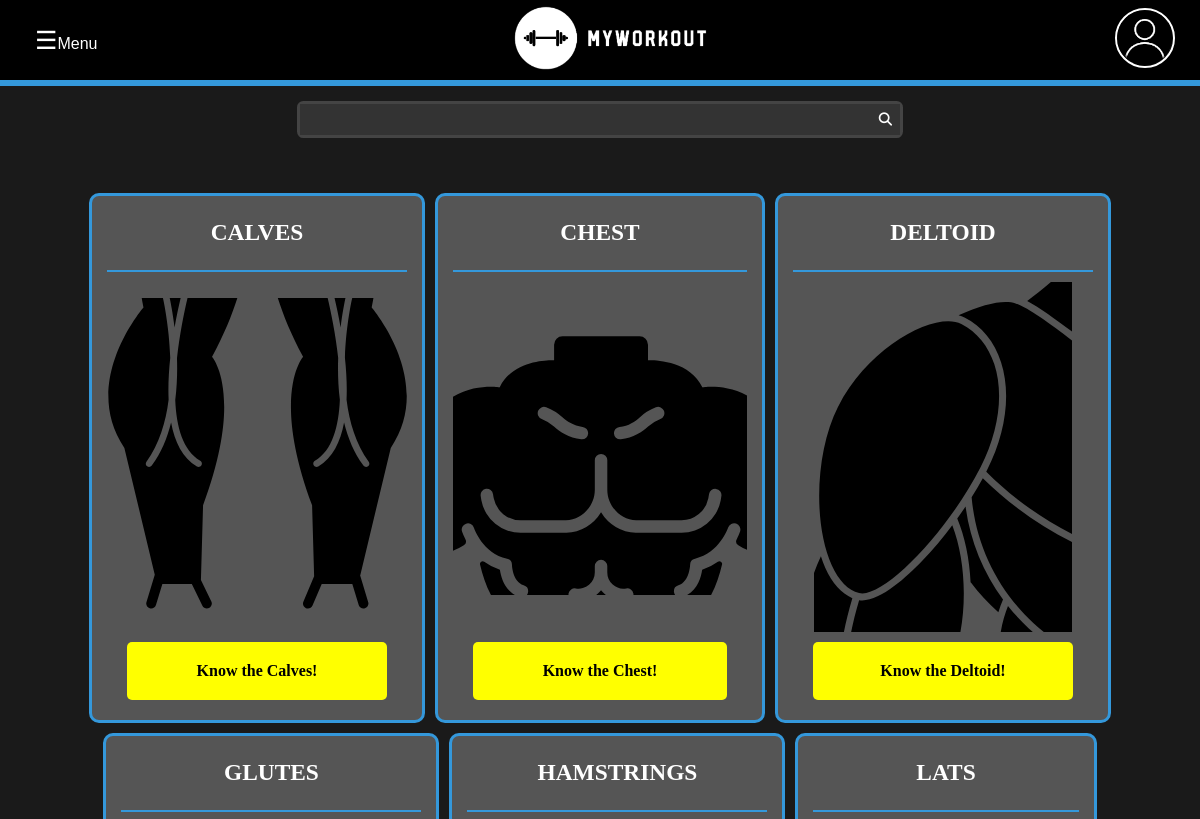
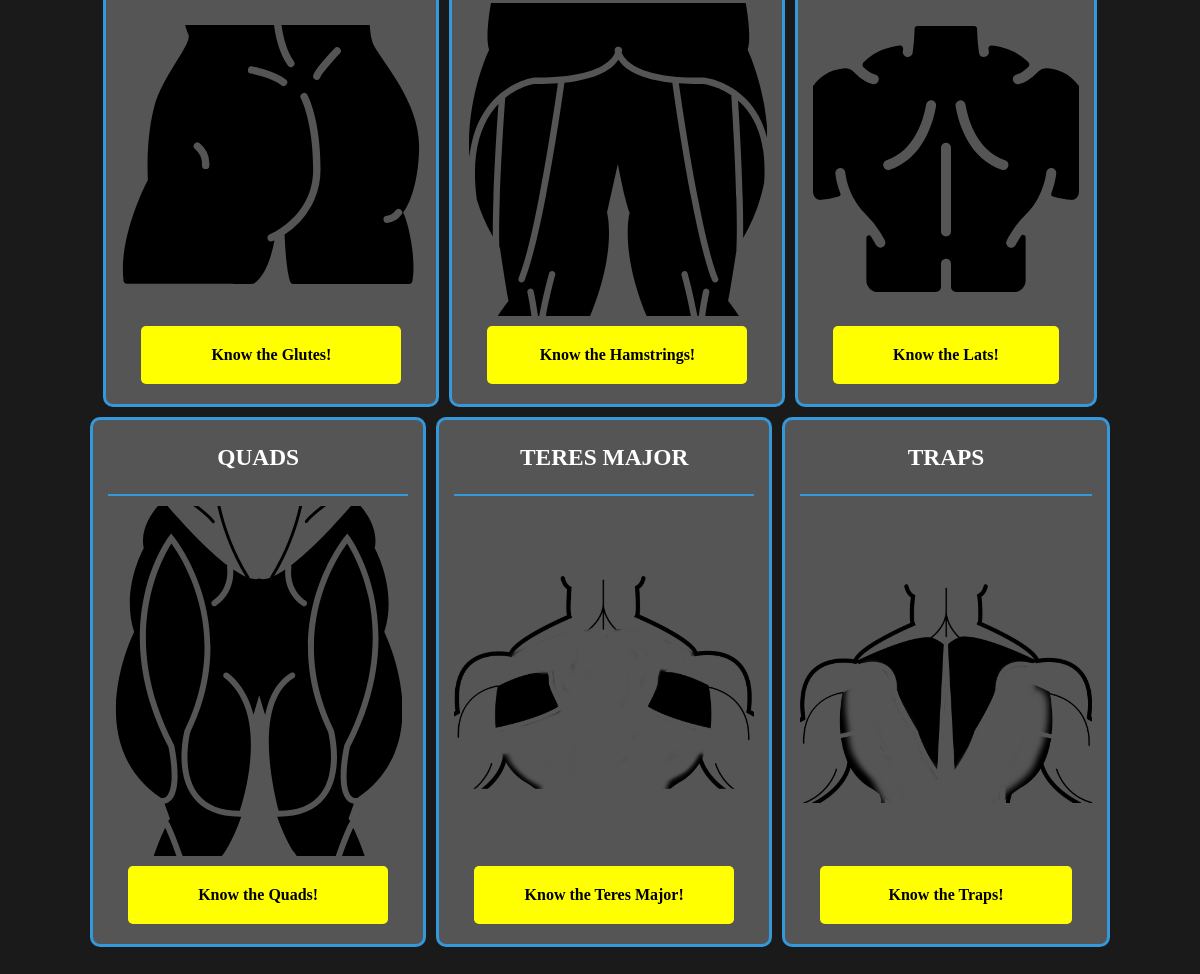
/workout/muscles/, run on an earlier commit of the app's database (2 pictures, top to bottom).
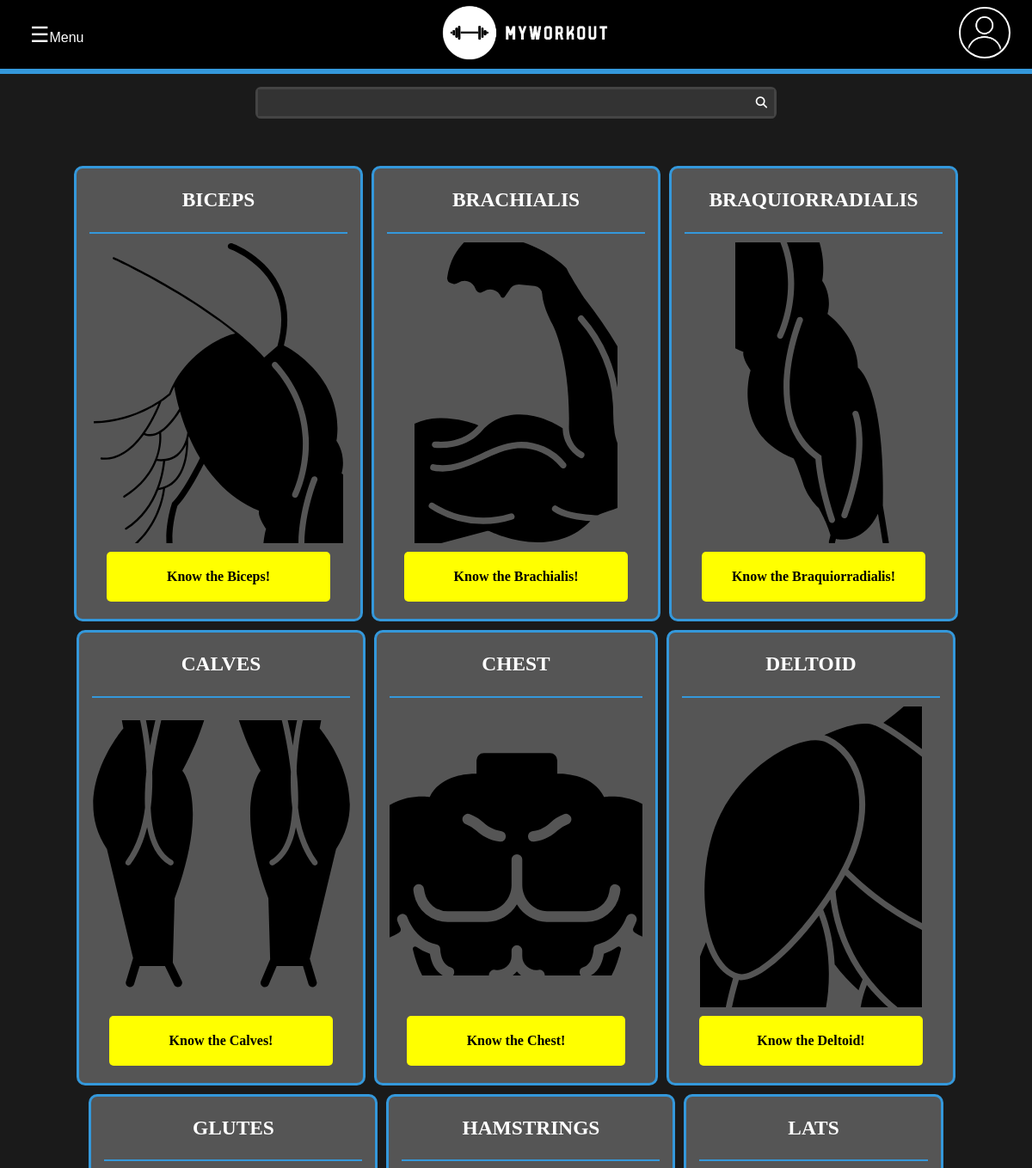
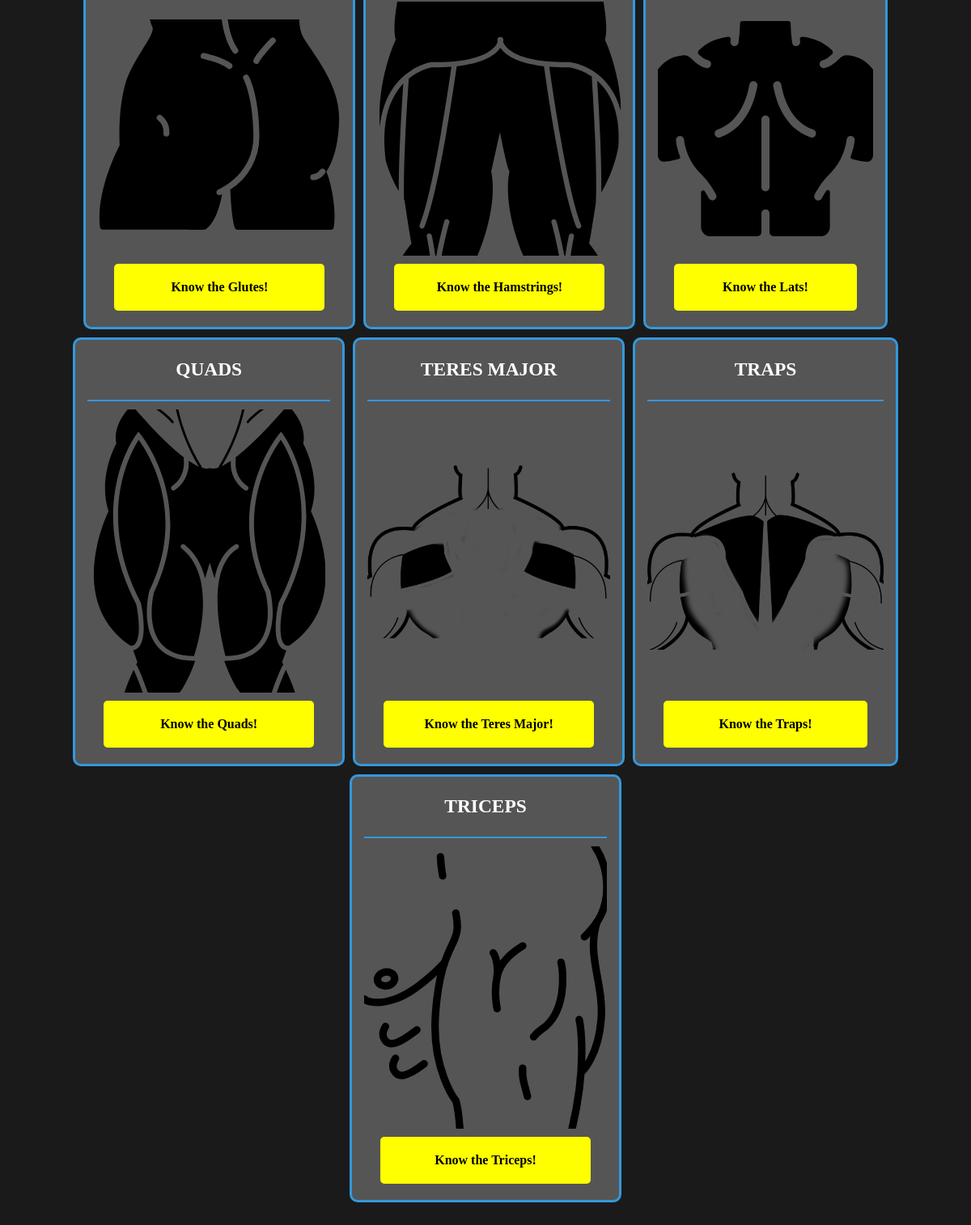
And on a later commit of the database (2 pictures, top to bottom).
### workout/models.py (models this page shows, shortened)
class Muscle(models.Model):
    name = models.CharField("Muscle name", max_length=50)
    scientific_name = models.CharField("Correct name", max_length=100,
                                       default="", blank=True)
    action = models.ManyToManyField("BioMovimentType")
    joints = models.ManyToManyField("Joint")
    origin = models.ManyToManyField("Bone", related_name="bone_origin")
    insertion = models.ManyToManyField("Bone", related_name="bone_insertions")
    cover = models.FileField(upload_to="images/muscles/%Y/%m/%d/", validators=[
        FileExtensionValidator(['svg'])
    ], blank=True)
    description = models.TextField("Some description of the muscle",
                                   blank=True)
    class Meta:
        ordering = ['name']

class MuscleGroup(Muscle):
    origins = models.ManyToManyField("Muscle", verbose_name="Heads (origins)",
                                     related_name="muscle_origins", blank=True)
    slug = models.CharField(blank=True, max_length=50)
    class Meta:
        ordering = ['name']

class Muscle(models.Model):
    name = models.CharField("Muscle name", max_length=50)
    scientific_name = models.CharField("Correct name", max_length=100,
                                       default="", blank=True)
    action = models.ManyToManyField("BioMovimentType")
    joints = models.ManyToManyField("Joint")
    origin = models.ManyToManyField("Bone", related_name="bone_origin")
    insertion = models.ManyToManyField("Bone", related_name="bone_insertions")
    cover = models.FileField(upload_to="images/muscles/%Y/%m/%d/", validators=[
        FileExtensionValidator(['svg'])
    ], blank=True)
    description = models.TextField("Some description of the muscle",
                                   blank=True)
    class Meta:
        ordering = ['name']

### workout/views.py (the view)
# urls.py: path('muscles/', views.muscles, name="list-muscles"),
def muscles(request):
    muscles = models.MuscleGroup.objects.all()
    return render(request, "workout/list-structures.html",
                  {"items": muscles, "is_muscle": True})

### templates/workout/list-structures.html (shortened to what this page needs)
{% extends 'base.html' %}
{% block content %}
    <main class="main-content">
        <section class="main-content-cards">
            {% if is_description %}
                <article class="main-content-cards card-opened">
                    <header class="card-title">
                        <h1> {{item.name}} </h1>
                        <h4><em> {{item.scientific_name}} </em></h4>
                    </header>
                    <div class="card-description">
                        <img src="{{item.cover.url}}" alt="" class="card-description-icon">
                        {% if is_bone %}
                            <details class="card-details">
                                <summary>
                                    <b>Associated Muscles:</b>
                                </summary>
                                <ul class="card-details-list">
                                    {% for muscle in item.muscles.all %}
                                        <li>{{muscle.scientific_name}}</li>
                                    {% endfor %}
                                </ul>
                            </details>
                        {% endif %}
                        {% if is_joint %}
                            <details class="card-details">
                                <summary>
                                    <b>Allowed movements:</b>
                                </summary>
                                <ul class="card-details-list">
                                    {% for move in item.allowed_movements.all %}
                                        <li>{{move.type_name}}</li>
                                    {% endfor %}
                                </ul>
                            </details>
                            <details class="card-details">
                                <summary>
                                    <b>Bones:</b>
                                </summary>
                                <ul class="card-details-list">
                                    {% for bone in item.bones.all %}
                                        <li>{{bone.name}}</li>
                                    {% endfor %}
                                </ul>
                            </details>
                            <details class="card-details">
                                <summary>
                                    <b>Joint type:</b>
                                </summary>
                                <ul class="card-details-list">
                                    {% for type in item.joint_type.all %}
                                        <li>{{type.type_name}}</li>
                                    {% endfor %}
                                </ul>
                            </details>
                        {% endif %}
                        {% if is_muscle %}
                            <details class="card-details">
                                <summary>
                                    <b>Actions:</b>
                                </summary>
                                <ul class="card-details-list">
                                    {% if item.origins.all %}
                                        {% for act in item.action.all %}
                                            <li>
                                                {{act.type_name}}:
                                                {% for muscle in item.origins.all %}
                                                    {% if act in muscle.action.all %}
                                                        <em>{{muscle.name}}</em>;
                                                    {% endif %}
                                                {% endfor %}
                                            </li>
                                        {% endfor %}
                                    {% else %}
                                        {% for act in item.action.all %}
                                            <li>{{act.type_name}}</li>
                                        {% endfor %}
                                    {% endif %}
                                </ul>
                            </details>
                            <details class="card-details">
                                <summary>
                                    <b>Origin:</b>
                                </summary>
                                <ul class="card-details-list">
                                    {% if item.origins.all %}
                                        {% for head in item.origins.all %}
                                            {% for bone in head.origin.all %}
                                                <li>
                                                    <em>{{ head.name }}</em> ({{bone.name}})
                                                </li>
                                            {% endfor %}
                                        {% endfor %}
                                    {% else %}
                                        {% for origin in item.origin.all %}
                                            <li>{{origin}}</li>
                                        {% endfor %}
                                    {% endif %}
                                </ul>
                            </details>
                            <details class="card-details">
                                <summary>
                                    <b>Insertion:</b>
                                </summary>
                                <ul class="card-details-list">
                                    {% for insertion in item.insertion.all %}
                                        <li>{{insertion.name}}</li>
                                    {% endfor %}
                                </ul>
                            </details>
                            {% endif %}
                            {% if is_exercise %}
                                <details class="card-details">
                                    <summary>
                                        <b>Muscles worked:</b>
                                    </summary>
                                    <ul class="card-details-list">
                                        {% for muscle in item.muscles.all %}
                                            <li>{{muscle.name}}</li>
                                        {% endfor %}
                                    </ul>
                                </details>
                            {% endif %}
                            <details class="card-details">
                            <summary>
                                <b>Description:</b>
                            </summary>
                            <ul>
                                <li>
                                    {{item.description|safe}}
                                </li>
                            </ul>
                        </details>
                    </div>
                </article>
            {% else %}
                {% for item in items %}
                    <article class="main-content-cards card">
                        <header class="card-title">
                            <h1> {{item.name}} </h1>
                        </header>
                        <img class="card-icon" src="{{item.cover.url}}" alt="">
                        <a href="{{get_absolute_url}}" class="card-cta"><b>Know the {{item.name}}!</b></a>
                    </article>
                {% endfor %}
            {% endif %}
        </section>
    </main>
{% endblock content %}

### templates/base.html (shortened to what this page needs)
{% load static %}
<!DOCTYPE html>
<html lang="pt-br">
<head>
    <link rel="stylesheet" href="{% static 'css/style.css'%}">
    <link rel="stylesheet" href="https://cdnjs.cloudflare.com/ajax/libs/font-awesome/6.5.1/css/all.min.css" />
</head>
<body>
    {% include "partials/header.html" %}
    {% include "partials/search-bar.html" %}
    <div class="container">
        {% block content%}
        {% endblock content %}
    </div>
</body>
</html>

### templates/partials/header.html
{% load static %}
<header class="main-header">
    <button class="toggle-button" onclick="toggleMenu()"><span class="expanded-letter">☰</span>Menu</button>
    <a class="main-header-logo" href="{% url "home:homepage" %}"><img
        src="{% static 'img/icons/my-workout-logo (no-background).svg' %}" alt="My Workout Logo"></a>
    {% if user.is_authenticated %}
        <a href="{% url "user:my-profile" %}"><img class="main-header-user-icon" src="{% static "img/icons/user.png" %}"alt=""></a>
    {% else %}
        <a href="{% url "user:register" %}"><img class="main-header-user-icon" src="{% static "img/icons/user.png" %}"alt=""></a>
    {% endif %}
</header>

### templates/partials/search-bar.html
<div class="flex-container centered-x">
    <form action="{% url "workout:search" %}" method="GET" class="search-form">
        <input type="search" class="search-input" name="q" value="{{search_term}}" required>
        <button type="submit" class="search-button"><i class="fas fa-search"></i></button>
    </form>
</div>

### templates/partials/sidebar.html (shortened to what this page needs)
{% load static %}

### static/css/style.css (style rules this page uses)
:root { --cor-fundo: #1a1a1a; --cor-texto: #ffffff; --cor-destaque: #3498db; --cor-sombra: #333333; --cor-fundo-secundario: #2c2c2c; --cor-texto-secundario: #cccccc; --cor-borda: #555555; }
html { height: 100%; }
body { height: 100%; padding: 0; margin: 0; color: white; background-color: #1a1a1a; overflow-y: scroll; }
i { color: white; }
.container { display: flex; min-height: 100vh; flex-wrap: wrap; }
.main-header { background-color: black; height: 80px; display: flex; justify-content: space-between; align-items: center; border-bottom: 6px solid var(--cor-destaque); padding: 0 25px; }
.main-header-logo img { height: 64px; }
.main-header-user-icon { width: 56px; height: 56px; border: 2px solid white; border-radius: 50%; transition: transform 0.5s ease; }
.main-content { display: flex; width: 90%; margin: 40px auto; justify-content: center; }
.main-content-cards { display: flex; flex-wrap: wrap; gap: 10px; justify-content: center; }
.card { max-width: 300px; background-color: #555555; border-radius: 10px; padding: 0 15px; border: 3px solid var(--cor-destaque); text-align: center; transition: background-color 0.5s ease; }
.card-title { text-transform: uppercase; width: 100%; font-size: min(20px, 25px); height: fit-content; border-bottom: 2px solid #3498db; }
.card-cta { display: block; width: 100%; height: fit-content; text-decoration: none; border-radius: 5px; color: black; background-color: yellow; padding: 20px; margin: auto 20px 20px; transition: transform 0.5s ease; }
.card-icon { max-height: 350px; }
.toggle-button { font-size: 16px; cursor: pointer; background-color: inherit; border: none; color: white; padding: 10px; }
.search-form { border: .2rem solid #444; width: 50%; margin: 15px auto; border-radius: .4rem; position: relative; transition: all 300ms ease-in-out; }
.search-input, .search-button { color: white; border: none; background-color: #333333; outline: none; padding: 8px; }
.search-button { cursor: pointer; }
.search-button { position: absolute; top: 0; right: 0; }
.search-input { width: 100%; padding-right: 40px; }
.flex-container { width: 100%; display: flex; }
.centered-x { justify-content: center; }
.expanded-letter { font-size: 25px }

What changed in the data, as far as the page shows it:
added MuscleGroup: name "BICEPS", cover (picture), name "Biceps"
added MuscleGroup: name "BRACHIALIS", cover (picture), name "Brachialis"
added MuscleGroup: name "BRAQUIORRADIALIS", cover (picture), name "Braquiorradialis"
added MuscleGroup: name "TRICEPS", cover (picture), name "Triceps"
